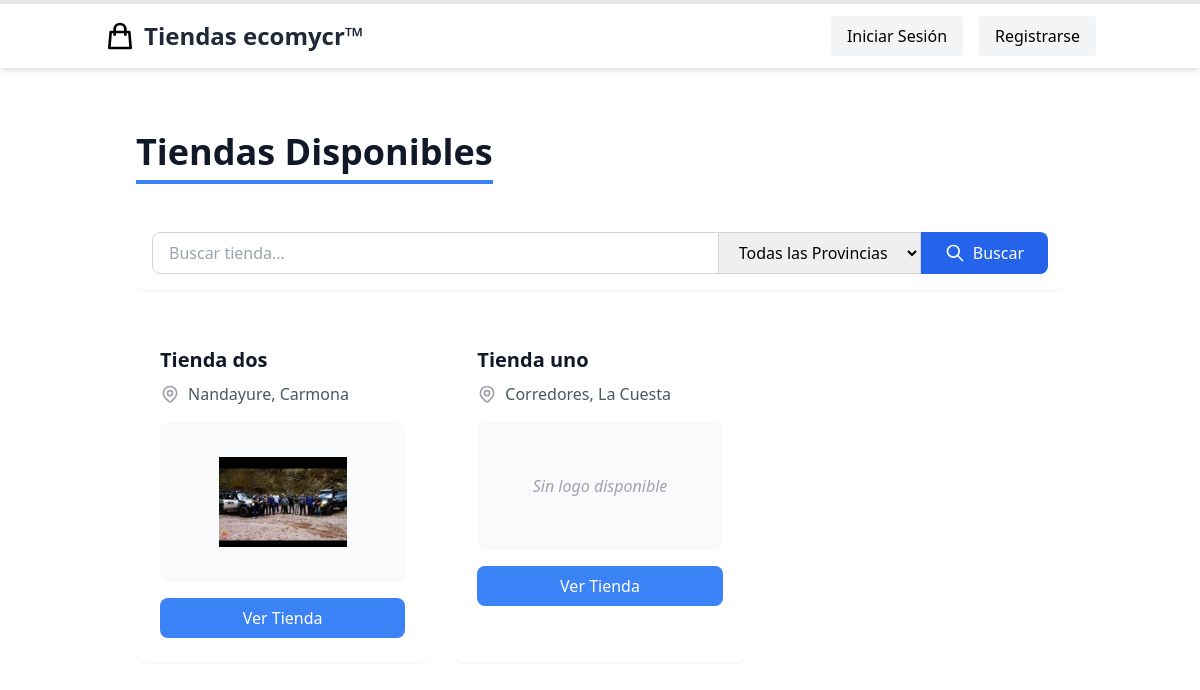
Screenshot of /ecom/ with the database file from the repository.
### tiendas/models.py (models this page shows, shortened)
class Tienda(models.Model):
    propietario = models.ForeignKey(User, on_delete=models.CASCADE, related_name='tiendas')
    nombre = models.CharField(max_length=200)
    slug = models.SlugField(unique=True, max_length=200)
    eslogan = models.CharField(max_length=250, blank=True, null=True)
    logo = models.ImageField(upload_to='tiendas/logos/', blank=True, null=True)
    provincia = models.ForeignKey(Provincia, on_delete=models.SET_NULL, null=True)
    canton = models.ForeignKey(Canton, on_delete=models.SET_NULL, null=True)
    distrito = models.ForeignKey(Distrito, on_delete=models.SET_NULL, null=True)
    pueblo = models.CharField(max_length=100, blank=True, null=True)
    fecha_creacion = models.DateTimeField(auto_now_add=True)
    estrellas = models.FloatField(default=0, validators=[MinValueValidator(0), MaxValueValidator(5)])
    total_ventas = models.IntegerField(default=0)
    total_dinero = models.DecimalField(max_digits=15, decimal_places=2, default=0)
    class Meta:
        verbose_name_plural = "Tiendas"
        ordering = ['nombre']
        indexes = [
            models.Index(fields=['slug']),
            models.Index(fields=['propietario']),
        ]

class Canton(models.Model):
    nombre = models.CharField(max_length=100)
    provincia = models.ForeignKey(Provincia, on_delete=models.CASCADE, related_name='cantones')
    class Meta:
        verbose_name_plural = "Cantones"
        unique_together = ('nombre', 'provincia')
        ordering = ['nombre']

class Distrito(models.Model):
    nombre = models.CharField(max_length=100)
    canton = models.ForeignKey(Canton, on_delete=models.CASCADE, related_name='distritos')
    class Meta:
        verbose_name_plural = "Distritos"
        unique_together = ('nombre', 'canton')
        ordering = ['nombre']

### tiendas/views.py (the view)
# urls.py: path('', TiendaListView.as_view(), name='tienda_list'),
class TiendaListView(ListView):
    model = Tienda
    context_object_name = 'tiendas'
    paginate_by = 10  # Paginación de 10 tiendas
    def get_queryset(self):
        queryset = Tienda.objects.all()
        try:
            query = self.request.GET.get('q')
            if query:
                queryset = queryset.filter(
                    Q(nombre__icontains=query) |
                    Q(provincia__nombre__icontains=query) |
                    Q(canton__nombre__icontains=query)
                )
            provincia = self.request.GET.get('provincia')
            if provincia:
                queryset = queryset.filter(provincia__nombre=provincia)
        except Exception as e:
            raise e
        return queryset.order_by('-fecha_creacion')  # Ordenar por fecha de creación descendente
    def get_context_data(self, **kwargs):
        context = super().get_context_data(**kwargs)
        context['provincias'] = Provincia.objects.all()  # Listado de provincias para filtros
        return context

### tiendas/templates/tiendas/tienda_list.html (shortened to what this page needs)
{% extends 'base1.html' %}
{% block content %}
<div class="max-w-7xl mx-auto px-4 sm:px-6 lg:px-8 py-8">
    <h1 class="text-2xl sm:text-3xl lg:text-4xl font-bold text-gray-900 mb-8 relative">
        <span class="inline-block border-b-4 border-blue-500 pb-2">Tiendas Disponibles</span>
    </h1>
    <form method="get" class="mb-8 flex flex-col sm:flex-row gap-4 sm:gap-0 bg-white p-4 rounded-lg shadow-sm">
        <div class="flex-grow">
            <input
                type="text"
                name="q"
                placeholder="Buscar tienda..."
                value="{{ request.GET.q }}"
                class="w-full px-4 py-2 border border-gray-300 rounded-lg sm:rounded-r-none focus:ring-2 focus:ring-blue-500 focus:border-blue-500 outline-none transition-all duration-200"
            >
        </div>
        <select
            name="provincia"
            class="w-full sm:w-auto px-4 py-2 border border-gray-300 sm:border-l-0 focus:ring-2 focus:ring-blue-500 focus:border-blue-500 outline-none transition-all duration-200"
        >
            <option value="">Todas las Provincias</option>
        </select>
        <button
            type="submit"
            class="w-full sm:w-auto bg-blue-600 hover:bg-blue-700 text-white px-6 py-2 rounded-lg sm:rounded-l-none transition-colors duration-200 flex items-center justify-center"
        >
            <svg xmlns="http://www.w3.org/2000/svg" class="h-5 w-5 mr-2" fill="none" viewBox="0 0 24 24" stroke="currentColor">
                <path stroke-linecap="round" stroke-linejoin="round" stroke-width="2" d="M21 21l-6-6m2-5a7 7 0 11-14 0 7 7 0 0114 0z" />
            </svg>
            Buscar
        </button>
    </form>
    <div class="grid grid-cols-1 sm:grid-cols-2 lg:grid-cols-3 gap-6">
        {% for tienda in tiendas %}
            <div class="bg-white rounded-xl shadow-sm hover:shadow-md transition-shadow duration-300 overflow-hidden">
                <div class="p-6">
                    <h2 class="text-xl font-semibold text-gray-900 mb-2">{{ tienda.nombre }}</h2>
                    <p class="text-gray-600 mb-4 flex items-center">
                        {{ tienda.canton.nombre }}, {{ tienda.distrito.nombre }}
                    </p>
                    {% if tienda.logo %}
                    <div class="mb-4 flex justify-center bg-gray-50 rounded-lg p-4">
                        <img
                            src="{{ tienda.logo.url }}"
                            alt="Logo de {{ tienda.nombre }}"
                            class="h-32 w-32 object-contain rounded-lg"
                        >
                    </div>
                    {% else %}
                    <div class="mb-4 flex justify-center items-center h-32 bg-gray-50 rounded-lg">
                        <p class="text-gray-400 italic">Sin logo disponible</p>
                    </div>
                    {% endif %}
                    <a
                        href="{% url 'tienda_detail' slug=tienda.slug %}"
                        class="block w-full text-center bg-blue-500 hover:bg-blue-600 text-white px-4 py-2 rounded-lg transition-colors duration-200"
                    >
                        Ver Tienda
                    </a>
                </div>
            </div>
        {% endfor %}
    </div>
</div>
{% endblock %}

### rows the page displays
Tienda: nombre "Tienda dos", canton.nombre "Nandayure", distrito.nombre "Carmona", logo (picture)
Tienda: nombre "Tienda uno", canton.nombre "Corredores", distrito.nombre "La Cuesta", logo "Sin logo disponible"
